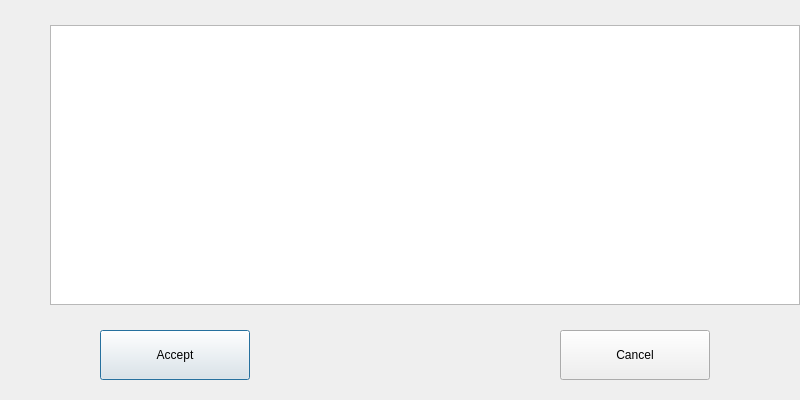
<?xml version="1.0" encoding="UTF-8"?>
<ui version="4.0">
 <class>Unsaved</class>
 <widget class="QDialog" name="Unsaved">
  <property name="geometry">
   <rect>
    <x>0</x>
    <y>0</y>
    <width>800</width>
    <height>400</height>
   </rect>
  </property>
  <property name="windowTitle">
   <string>Unsaved Files</string>
  </property>
  <widget class="QListWidget" name="fileList">
   <property name="geometry">
    <rect>
     <x>50</x>
     <y>25</y>
     <width>750</width>
     <height>280</height>
    </rect>
   </property>
  </widget>
  <widget class="QPushButton" name="saveBttn">
   <property name="geometry">
    <rect>
     <x>100</x>
     <y>330</y>
     <width>150</width>
     <height>50</height>
    </rect>
   </property>
   <property name="text">
    <string>Accept</string>
   </property>
  </widget>
  <widget class="QPushButton" name="cancelBttn">
   <property name="geometry">
    <rect>
     <x>560</x>
     <y>330</y>
     <width>150</width>
     <height>50</height>
    </rect>
   </property>
   <property name="text">
    <string>Cancel</string>
   </property>
  </widget>
 </widget>
 <resources/>
 <connections/>
</ui>
